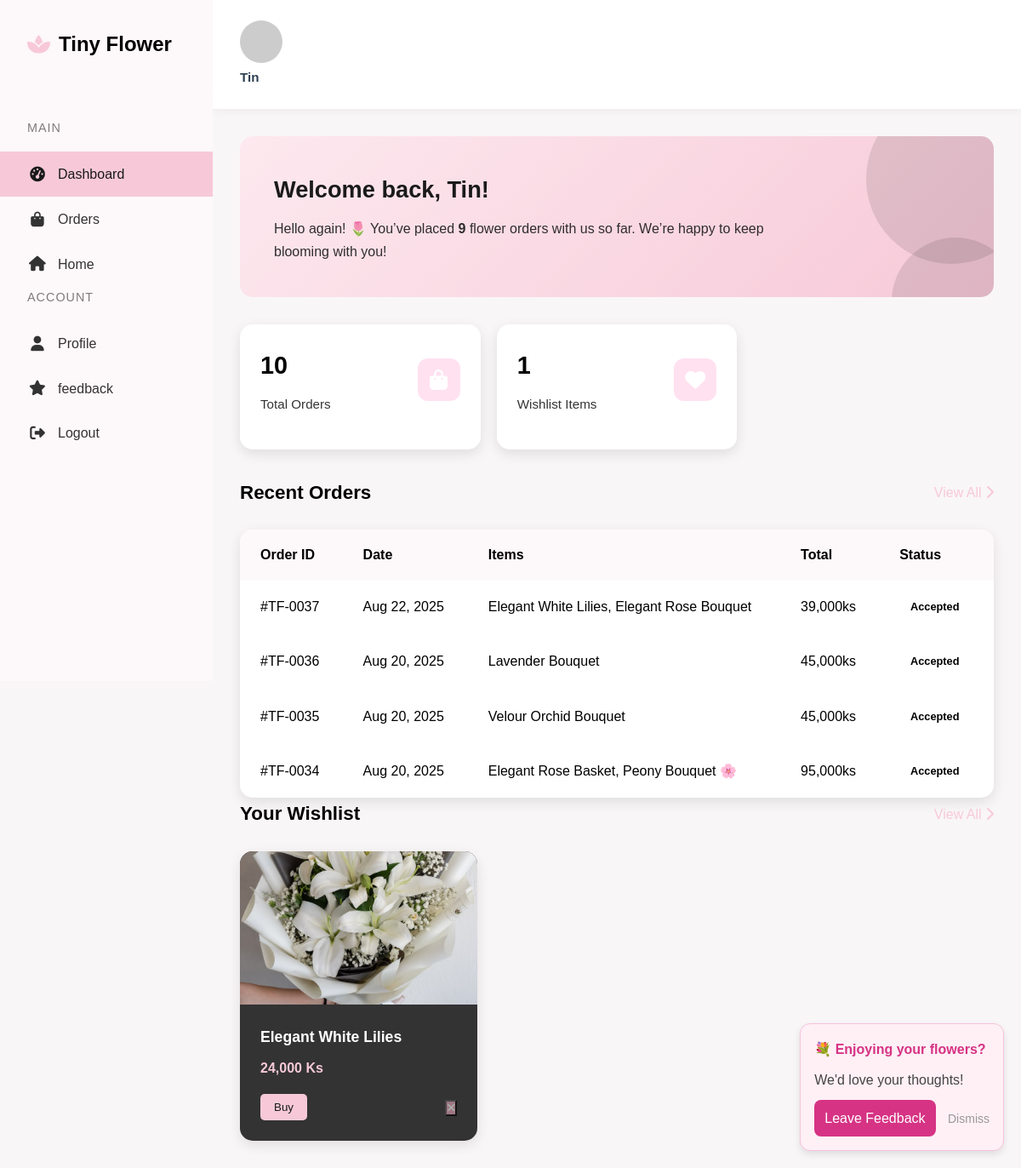
The page /user/dashboard.php (signed in) on the database its author committed.
### tables this page shows
CREATE TABLE `order` (
  `order_id` int(11) NOT NULL,
  `customer_id` int(11) NOT NULL,
  `order_date` timestamp NOT NULL DEFAULT current_timestamp(),
  `order_status` enum('Pending','Accepted','Rejected') DEFAULT 'Pending',
  `total_amount` decimal(10,2) NOT NULL,
  `customer_note` text DEFAULT NULL
);

CREATE TABLE `wishlist` (
  `wishlist_id` int(11) NOT NULL,
  `product_id` int(11) NOT NULL,
  `customer_id` int(11) NOT NULL
);

CREATE TABLE `product` (
  `product_id` int(11) NOT NULL,
  `product_name` varchar(255) NOT NULL,
  `product_description` text DEFAULT NULL,
  `product_price` decimal(10,2) NOT NULL,
  `arrangement_id` int(11) NOT NULL,
  `size` enum('Small','Medium','Large') NOT NULL DEFAULT 'Small',
  `date` timestamp NOT NULL DEFAULT current_timestamp(),
  `is_active` tinyint(1) DEFAULT 1
);

### user/dashboard.php (the view, shortened to what this page needs)
<?php
include '../includes/db.php';
$customer_id = $_SESSION['customer_id'];
$totalOrders = 0;
$query = "SELECT COUNT(*) AS total_orders FROM `order` WHERE customer_id = ?";
$stmt = $con->prepare($query);
$stmt->bind_param("i", $customer_id);
$stmt->execute();
$result = $stmt->get_result();
$row = $result->fetch_assoc();
$total_orders = $row['total_orders'];
$query = "
   SELECT w.wishlist_id, p.product_id, p.product_name, p.product_price, p.product_description,
       pi.image_url
FROM wishlist w
JOIN product p ON w.product_id = p.product_id
LEFT JOIN (
    SELECT product_id, MIN(image_url) AS image_url
    FROM product_images
    GROUP BY product_id
) pi ON p.product_id = pi.product_id
WHERE w.customer_id = ? AND p.is_active = 1
";
$stmt = $con->prepare($query);
$stmt->bind_param("i", $customer_id);
$stmt->execute();
$result = $stmt->get_result();
$wishlistItems = [];
while ($row = $result->fetch_assoc()) {
    $wishlistItems[] = $row;
}
  $stmt = $con->prepare("
        SELECT COUNT(*) AS total
        FROM wishlist w
        JOIN product p ON w.product_id = p.product_id
        WHERE w.customer_id = ? AND p.is_active = 1
    ");
    $stmt->bind_param("i", $customer_id);
    $stmt->execute();
    $result = $stmt->get_result();
    if ($row = $result->fetch_assoc()) {
        $totalWishlist = $row['total'];
    }
      $stmt = $con->prepare("
        SELECT COUNT(*) AS total
        FROM `order`
        WHERE customer_id = ? AND order_status = 'Accepted'
    ");
    $stmt->bind_param("i", $customer_id);
    $stmt->execute();
    $result = $stmt->get_result();
    if ($row = $result->fetch_assoc()) {
        $totalOrders = $row['total'];
    }
?>
<!DOCTYPE html>
<html lang="en">
<head>
    <link rel="stylesheet" href="https://cdnjs.cloudflare.com/ajax/libs/font-awesome/6.4.0/css/all.min.css">
</head>
<body>
    <div class="dashboard-container">
        <aside class="sidebar">
            <div class="sidebar-header">
                <a href="../index.php" class="sidebar-logo">
                    <i class="fas fa-spa"></i>
                    <span>Tiny Flower</span>
                </a>
            </div>
            <nav class="sidebar-menu">
                <div class="menu-title">Main</div>
                <a href="#" class="menu-item active">
                    <i class="fas fa-tachometer-alt"></i>
                    <span>Dashboard</span>
                </a>
                <a href="my_orders.php" class="menu-item">
                    <i class="fas fa-shopping-bag"></i>
                    <span>Orders</span>
                </a>
                <a href="../index.php" class="menu-item">
                    <i class="fas fa-home"></i>
                    <span>Home</span>
                </a>
                <div class="menu-title">Account</div>
                <a href="profile.php" class="menu-item">
                    <i class="fas fa-user"></i>
                    <span>Profile</span>
                </a>
                 <a href="feedback.php" class="menu-item">
                    <i class="fas fa-star"></i>
                    <span>feedback</span>
                </a>
                <a href="../logout.php" class="menu-item">
                    <i class="fas fa-sign-out-alt"></i>
                    <span>Logout</span>
                </a>
            </nav>
        </aside>
        <main class="main-content">
            <div class="top-nav">
                <div class="user-actions">
                    <div class="user-profile">
                        <div class="user-img">
                          <?php
$defaultImage = 'https://ui-avatars.com/api/?name=User&background=ffb6c1&color=fff';
$customerName = isset($_SESSION['customer_name']) ? htmlspecialchars($_SESSION['customer_name']) : 'User';
if (isset($_SESSION['customer_image']) && !empty($_SESSION['customer_image'])) {
    $webPath = '../' . $_SESSION['customer_image'];
    $serverPath = realpath(__DIR__ . '/../' . $_SESSION['customer_image']);
    if ($serverPath && file_exists($serverPath)) {
        echo '<img src="' . $webPath . '" alt="' . $customerName . '" style="width: 50px; height: 50px; border-radius: 50%;">';
    } else {
        echo '<img src="' . $defaultImage . '" alt="' . $customerName . '" style="width: 50px; height: 50px; border-radius: 50%;">';
    }
} else {
    $avatarUrl = 'https://ui-avatars.com/api/?name=' . urlencode($customerName) . '&background=ffb6c1&color=fff';
    echo '<img src="' . $avatarUrl . '" alt="' . $customerName . '" style="width: 50px; height: 50px; border-radius: 50%;">';
}
?>
                        </div>
                        <div class="user-name"><?php echo $_SESSION['customer_name']; ?></div>
                    </div>
                </div>
            </div>
            <div class="dashboard-content">
                <div class="welcome-banner">
                    <h2>Welcome back, <?php echo explode(' ', $_SESSION['customer_name'])[0]; ?>!</h2>
                   <p>
    Hello again! 🌷 You’ve placed <strong><?php echo $totalOrders; ?></strong>
    <?php echo $totalOrders == 1 ? 'flower order' : 'flower orders'; ?> with us so far. We’re happy to keep blooming with you!
</p>
                </div>
            <div class="stats-grid">
    <div class="stat-card">
        <div class="stat-header">
            <div>
                <div class="stat-value"><?= $total_orders ?></div>
                <div class="stat-title">Total Orders</div>
            </div>
            <div class="stat-icon orders">
                <i class="fas fa-shopping-bag"></i>
            </div>
        </div>
    </div>
                    <div class="stat-card">
    <div class="stat-header">
        <div>
            <div class="stat-value"><?php echo $totalWishlist; ?></div>
            <div class="stat-title">Wishlist Items</div>
        </div>
        <div class="stat-icon wishlist">
            <i class="fas fa-heart"></i>
        </div>
    </div>
</div>
                </div>
                <div class="section-title">
                    <h3>Recent Orders</h3>
                    <a href="my_orders.php">View All <i class="fas fa-chevron-right"></i></a>
                </div>
                <div class="orders-table">
                    <table>
                        <thead>
                            <tr>
                                <th>Order ID</th>
                                <th>Date</th>
                                <th>Items</th>
                                <th>Total</th>
                                <th>Status</th>
                            </tr>
                        </thead>
                        <tbody>
<?php
include '../includes/db.php';
$query = "
    SELECT o.order_id, o.order_date, o.order_status, o.total_amount,
           GROUP_CONCAT(CONCAT(p.product_name, IF(oi.quantity > 1, CONCAT(' (x', oi.quantity, ')'), '')) SEPARATOR ', ') AS items
    FROM `order` o
    JOIN orders_item oi ON o.order_id = oi.order_id
    JOIN product p ON oi.product_id = p.product_id
    WHERE o.customer_id = ?
    GROUP BY o.order_id
    ORDER BY o.order_date DESC
    LIMIT 4
";
$stmt = $con->prepare($query);
$stmt->bind_param("i", $customer_id);
$stmt->execute();
$result = $stmt->get_result();
while ($row = $result->fetch_assoc()) {
    $formattedId = "#TF-" . str_pad($row['order_id'], 4, '0', STR_PAD_LEFT);
    $formattedDate = date("M d, Y", strtotime($row['order_date']));
    $statusClass = strtolower($row['order_status']);
    echo "<tr>
        <td>{$formattedId}</td>
        <td>{$formattedDate}</td>
        <td>{$row['items']}</td>
        <td>" . number_format($row['total_amount']) . "ks</td>
        <td><span class='order-status status-{$statusClass}'>{$row['order_status']}</span></td>
    </tr>";
}
?>
</tbody>
                    </table>
                </div>
<div class="section-title">
    <h3>Your Wishlist</h3>
    <a href="my_wishlist.php">View All <i class="fas fa-chevron-right"></i></a>
</div>
<div class="wishlist-grid">
    <?php if (!empty($wishlistItems)): ?>
        <?php foreach ($wishlistItems as $item): ?>
            <div class="wishlist-card">
                <div class="wishlist-img">
                    <img src="<?= '../uploads/products/' . htmlspecialchars($item['image_url'] ?? 'default.jpg') ?>" alt="<?= htmlspecialchars($item['product_name']) ?>">
                </div>
                <div class="wishlist-info">
                    <h4><?= htmlspecialchars($item['product_name']) ?></h4>
                    <span class="wishlist-price"><?= number_format($item['product_price']) ?> Ks </span>
                    <div class="wishlist-actions">
                        <form action="../shop.php" method="post" style="display:inline;">
                            <button class="btn btn-sm" type="submit">Buy</button>
                        </form>
                        <form action="remove_from_wishlist.php" method="post" style="display:inline;">
                            <button class="remove-wishlist" title="Remove" type="submit">
                                <i class="fas fa-times"></i>
                            </button>
                        </form>
                    </div>
                </div>
            </div>
        <?php endforeach; ?>
    <?php else: ?>
        <p>Your wishlist is empty.</p>
    <?php endif; ?>
</div>
                    </div>
                </div>
    <div class="floating-flowers">
    </div>
</body>
</html>

### rows shown on the page
order: order_id "#TF-0037", order_date "Aug 22, 2025", items "Elegant White Lilies, Elegant Rose Bouquet", total_amount "39,000", order_status "Accepted"
order: order_id "#TF-0036", order_date "Aug 20, 2025", items "Lavender Bouquet", total_amount "45,000", order_status "Accepted"
order: order_id "#TF-0035", order_date "Aug 20, 2025", items "Velour Orchid Bouquet", total_amount "45,000", order_status "Accepted"
order: order_id "#TF-0034", order_date "Aug 20, 2025", items "Elegant Rose Basket, Peony Bouquet 🌸", total_amount "95,000", order_status "Accepted"
wishlist: product.product_name "Elegant White Lilies", product.product_price "24,000"

### other values the page prints
$_SESSION['customer_name'] "Tin"
explode(' ', $_SESSION['customer_name'])[0] "Tin"
$totalOrders "9"
$total_orders "10"
$totalWishlist "1"
